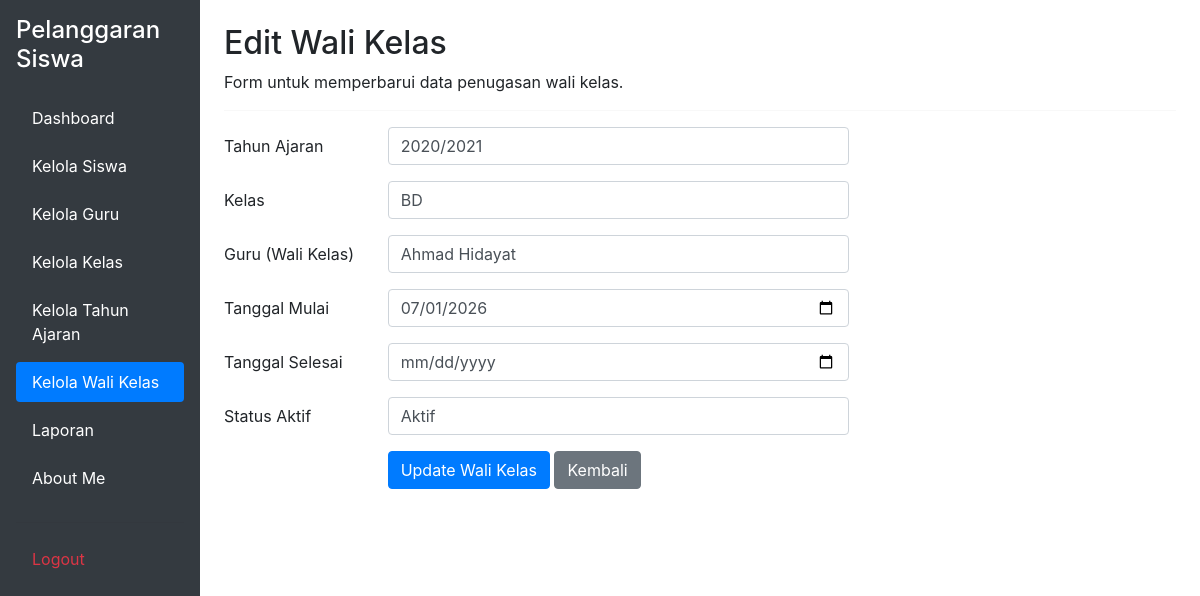
/edit_wali_kelas.php?id=1 (signed in), run on the app's committed database.
### tables this page shows
CREATE TABLE `t_wali_kelas` (
  `id` int(11) NOT NULL,
  `tahun_ajaran_id` int(11) DEFAULT NULL,
  `kelas_id` int(11) DEFAULT NULL,
  `guru_id` int(11) DEFAULT NULL,
  `tanggal_mulai` date NOT NULL,
  `tanggal_selesai` date NOT NULL,
  `status_aktif` tinyint(1) NOT NULL,
  `created_at` timestamp NOT NULL DEFAULT current_timestamp() ON UPDATE current_timestamp(),
  `updated_at` timestamp NOT NULL DEFAULT current_timestamp()
);

CREATE TABLE `t_tahun_ajaran` (
  `id` int(11) NOT NULL,
  `nama` varchar(20) DEFAULT NULL,
  `tanggal_mulai` date NOT NULL,
  `tanggal_selesai` date NOT NULL,
  `status_aktif` tinyint(1) NOT NULL,
  `created_at` timestamp NOT NULL DEFAULT current_timestamp(),
  `updated_at` timestamp NOT NULL DEFAULT current_timestamp()
);

CREATE TABLE `t_kelas` (
  `id` int(11) NOT NULL,
  `nama` varchar(100) DEFAULT NULL,
  `tingkat` varchar(20) NOT NULL,
  `jurusan` varchar(100) NOT NULL,
  `status_aktif` tinyint(1) NOT NULL,
  `created_at` timestamp NOT NULL DEFAULT current_timestamp(),
  `updated_at` timestamp NOT NULL DEFAULT current_timestamp()
);

CREATE TABLE `t_guru` (
  `id` int(11) NOT NULL,
  `nip` varchar(30) NOT NULL,
  `nama` varchar(150) DEFAULT NULL,
  `email` varchar(150) NOT NULL,
  `status_aktif` tinyint(1) NOT NULL,
  `user_id` int(11) NOT NULL,
  `created_at` timestamp NOT NULL DEFAULT current_timestamp(),
  `updated_at` timestamp NOT NULL DEFAULT current_timestamp()
);

### edit_wali_kelas.php (the view, shortened to what this page needs)
<?php
include 'config/koneksi.php';
$id = intval($_GET['id']);
$stmt_get = mysqli_prepare($koneksi, "SELECT * FROM t_wali_kelas WHERE id = ?");
mysqli_stmt_bind_param($stmt_get, "i", $id);
mysqli_stmt_execute($stmt_get);
$result = mysqli_stmt_get_result($stmt_get);
$row = mysqli_fetch_assoc($result);
$query_ta = mysqli_query($koneksi, "SELECT * FROM t_tahun_ajaran ORDER BY id DESC");
$query_kelas = mysqli_query($koneksi, "SELECT * FROM t_kelas ORDER BY nama ASC");
$query_guru = mysqli_query($koneksi, "SELECT * FROM t_guru ORDER BY nama ASC");
?>
<!DOCTYPE html>
<html lang="id">
<head>
    <link href="https://cdn.jsdelivr.net/npm/bootstrap@5.3.8/dist/css/bootstrap.min.css" rel="stylesheet">
    <link rel="stylesheet" href="https://cdn.jsdelivr.net/npm/bootstrap@4.1.3/dist/css/bootstrap.min.css">
</head>
<body>
<div class="container-fluid">
    <div class="row">
        <div class="col-md-3 col-lg-2 bg-dark min-vh-100 p-3">
            <h4 class="text-white mb-4">
                Pelanggaran Siswa
            </h4>
            <ul class="nav nav-pills flex-column">
                <li class="nav-item mb-2">
                    <a href="dashboard.php" class="nav-link text-white">Dashboard</a>
                </li>
                <li class="nav-item mb-2">
                    <a href="kelola_siswa.php" class="nav-link text-white">Kelola Siswa</a>
                </li>
                <li class="nav-item mb-2">
                    <a href="kelola_guru.php" class="nav-link text-white">Kelola Guru</a>
                </li>
                <li class="nav-item mb-2">
                    <a href="kelola_kelas.php" class="nav-link text-white">Kelola Kelas</a>
                </li>
                <li class="nav-item mb-2">
                    <a href="kelola_tahun_ajaran.php" class="nav-link text-white">Kelola Tahun Ajaran</a>
                </li>
                <li class="nav-item mb-2">
                    <a href="kelola_wali_kelas.php" class="nav-link active">Kelola Wali Kelas</a>
                </li>
                <li class="nav-item mb-2">
                    <a href="pelanggaran.php" class="nav-link text-white">Laporan</a>
                </li>
                <li class="nav-item mb-2">
                    <a href="tentang_saya.php" class="nav-link text-white">About Me</a>
                </li>
                <hr class="text-secondary">
                <li class="nav-item mb-2">
                    <a href="logout.php" class="nav-link text-danger">Logout</a>
                </li>
            </ul>
        </div>
        <main class="col-md-9 col-lg-10 p-4">
            <h2>Edit Wali Kelas</h2>
            <p>Form untuk memperbarui data penugasan wali kelas.</p>
            <hr>
            <form action="" method="POST">
                <div class="mb-3 row">
                    <label class="col-sm-2 col-form-label">Tahun Ajaran</label>
                    <div class="col-sm-6">
                        <select name="tahun_ajaran_id" class="form-control" required>
                            <?php while ($ta = mysqli_fetch_assoc($query_ta)) { ?>
                                <option value="<?= $ta['id']; ?>" <?= ($row['tahun_ajaran_id'] == $ta['id']) ? 'selected' : ''; ?>>
                                    <?= htmlspecialchars($ta['nama']); ?>
                                </option>
                            <?php } ?>
                        </select>
                    </div>
                </div>
                <div class="mb-3 row">
                    <label class="col-sm-2 col-form-label">Kelas</label>
                    <div class="col-sm-6">
                        <select name="kelas_id" class="form-control" required>
                            <?php while ($kls = mysqli_fetch_assoc($query_kelas)) { ?>
                                <option value="<?= $kls['id']; ?>" <?= ($row['kelas_id'] == $kls['id']) ? 'selected' : ''; ?>>
                                    <?= htmlspecialchars($kls['nama']); ?>
                                </option>
                            <?php } ?>
                        </select>
                    </div>
                </div>
                <div class="mb-3 row">
                    <label class="col-sm-2 col-form-label">Guru (Wali Kelas)</label>
                    <div class="col-sm-6">
                        <select name="guru_id" class="form-control" required>
                            <?php while ($guru = mysqli_fetch_assoc($query_guru)) { ?>
                                <option value="<?= $guru['id']; ?>" <?= ($row['guru_id'] == $guru['id']) ? 'selected' : ''; ?>>
                                    <?= htmlspecialchars($guru['nama']); ?>
                                </option>
                            <?php } ?>
                        </select>
                    </div>
                </div>
                <div class="mb-3 row">
                    <label class="col-sm-2 col-form-label">Tanggal Mulai</label>
                    <div class="col-sm-6">
                        <input type="date" name="tanggal_mulai" class="form-control" value="<?= htmlspecialchars($row['tanggal_mulai']); ?>" required>
                    </div>
                </div>
                <div class="mb-3 row">
                    <label class="col-sm-2 col-form-label">Tanggal Selesai</label>
                    <div class="col-sm-6">
                        <input type="date" name="tanggal_selesai" class="form-control" value="<?= htmlspecialchars($row['tanggal_selesai']); ?>" required>
                    </div>
                </div>
                <div class="mb-3 row">
                    <label class="col-sm-2 col-form-label">Status Aktif</label>
                    <div class="col-sm-6">
                        <select name="status_aktif" class="form-control" required>
                            <option value="1" <?= ($row['status_aktif'] == 1) ? 'selected' : ''; ?>>Aktif</option>
                        </select>
                    </div>
                </div>
                <div class="mb-3 row">
                    <div class="col-sm-6 offset-sm-2">
                        <button type="submit" class="btn btn-primary">Update Wali Kelas</button>
                        <a href="kelola_wali_kelas.php" class="btn btn-secondary">Kembali</a>
                    </div>
                </div>
            </form>
        </main>
    </div>
</div>
</body>
</html>

### data on the page
t_wali_kelas: tahun_ajaran_id "2020/2021", kelas_id "BD", guru_id "Ahmad Hidayat", tanggal_mulai "07/01/2026", status_aktif "Aktif"
